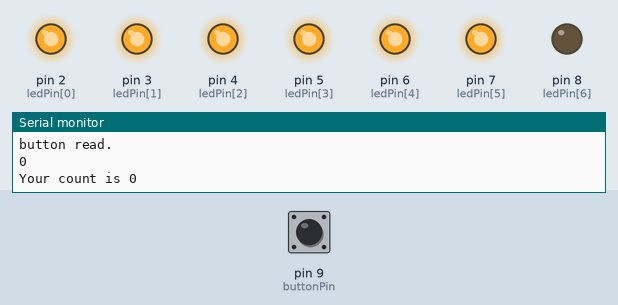
A sketch run on a simulated Arduino Uno, built with avr-gcc and run on an emulated ATmega328P. Shown: output pins drawn as LEDs (lit = HIGH), the last lines printed to the serial monitor. Inputs (shaded band) come from the test bench; at power-on: pin 9 (buttonPin) LOW.

Above: at 1.3 s.
1.4 s: pin 9 (buttonPin) pulled HIGH for 1 s
At 2.6 s:
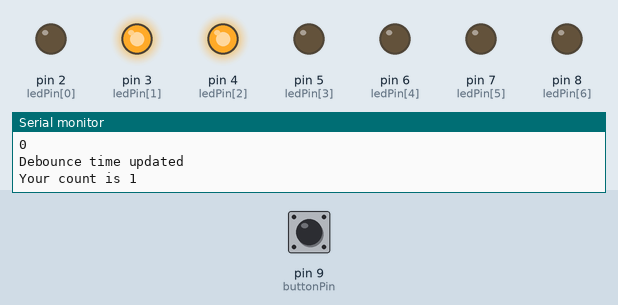
3.9 s: pin 9 (buttonPin) pulled HIGH for 0.3 s
At 4.6 s:
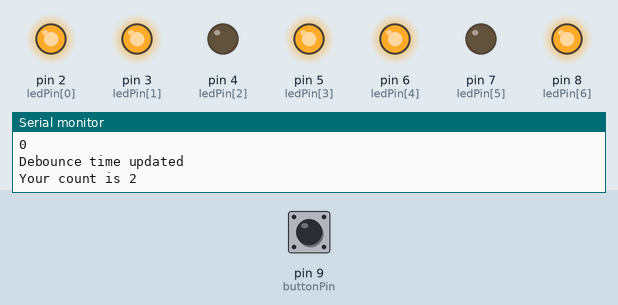
5.7 s: pin 9 (buttonPin) pulled HIGH for 3.2 s
At 7.4 s:
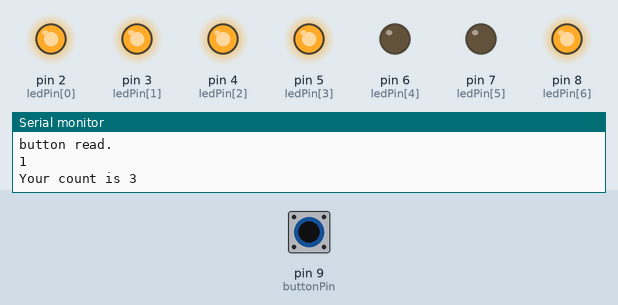
10.4 s: pin 9 (buttonPin) pulled HIGH for 1 s
At 11.8 s:
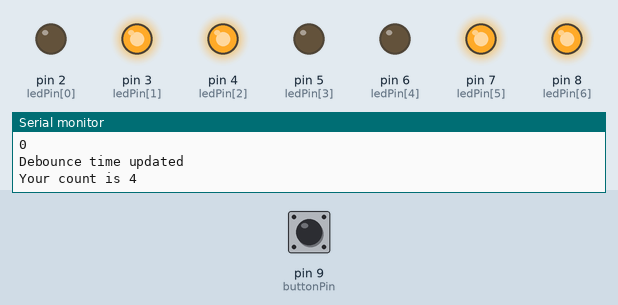
12.9 s: pin 9 (buttonPin) pulled HIGH for 3.2 s
At 14.6 s:
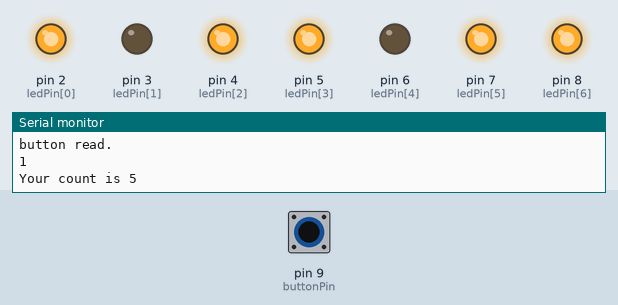
17.6 s: pin 9 (buttonPin) pulled HIGH for 1 s
At 19.1 s:
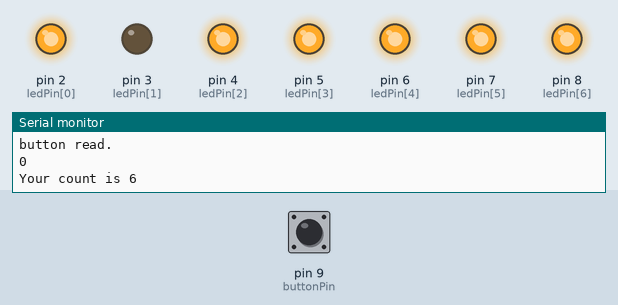
Timing chart, 0 to 20.6 s (numbered marks = the images above; inputs shaded):
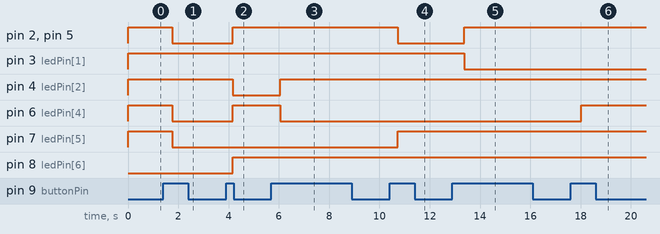

Measured:
- after the input at 1.4 s, pin 2 (ledPin[0]), pin 5 (ledPin[3]), pin 6 (ledPin[4]), pin 7 (ledPin[5]): HIGH → LOW after 0.35 s
- after the input at 3.9 s, pin 2 (ledPin[0]), pin 5 (ledPin[3]), pin 6 (ledPin[4]), pin 8 (ledPin[6]): LOW → HIGH after 0.26 s; pin 4 (ledPin[2]): HIGH → LOW after 0.26 s
- after the input at 5.7 s, pin 4 (ledPin[2]): LOW → HIGH after 0.36 s; pin 6 (ledPin[4]): HIGH → LOW after 0.36 s
- after the input at 10.4 s, pin 2 (ledPin[0]), pin 5 (ledPin[3]): HIGH → LOW after 0.32 s; pin 7 (ledPin[5]): LOW → HIGH after 0.32 s
- after the input at 12.9 s, pin 2 (ledPin[0]), pin 5 (ledPin[3]): LOW → HIGH after 0.47 s; pin 3 (ledPin[1]): HIGH → LOW after 0.47 s
- after the input at 17.6 s, pin 6 (ledPin[4]): LOW → HIGH after 0.43 s

The sketch:

LAB5PROB1.ino
```cpp
int ledPin[] = {2,3,4,5,6,7,8};
const int numPin = 7;
// para sa 7 segment

int buttonPin = 9;
int buttonState;
int lastButtonState = LOW;
float lastDebounceTime = 0;
float debounceDelay = 50;
int endingState=0;
// para sa debounce

int counter = 0;
byte ledDigits[10][7] = {
  {1, 1, 1, 1, 1, 1, 0}, // 0
  {0, 1, 1, 0, 0, 0, 0}, // 1
  {1, 1, 0, 1, 1, 0, 1}, // 2
  {1, 1, 1, 1, 0, 0, 1}, // 3
  {0, 1, 1, 0, 0, 1, 1}, // 4
  {1, 0, 1, 1, 0, 1, 1}, // 5
  {1, 0, 1, 1, 1, 1, 1}, // 6
  {1, 1, 1, 0, 0, 0, 0}, // 7
  {1, 1, 1, 1, 1, 1, 1}, // 8
  {1, 1, 1, 1, 0, 1, 1}, // 9
};

void setup() {
  Serial.begin(9600);
  for(int i=0; i < numPin; i++){
    pinMode(ledPin[i], OUTPUT);
  }
  Serial.println();
  pinMode(buttonPin, INPUT);
  for(int i=0; i < numPin; i++){
    digitalWrite(ledPin[i], ledDigits[0][i]);
  }
}

void loop() {
  readButton();

  if(buttonState == HIGH && endingState == 0){
    counter++;
    for(int i = 0; i < 7; i++){
      digitalWrite(ledPin[i], ledDigits[counter % 10][i]);
    }

  }
 Serial.print("Your count is ");
 Serial.println(counter);
 delay(250);
 endingState=1;
}

void readButton(){
  int reading = digitalRead(buttonPin);
  Serial.println("button read.");
  Serial.println(reading);

  if (reading != lastButtonState){
    lastDebounceTime = millis();
    Serial.println("Debounce time updated");
  }

  if ((millis() - lastDebounceTime) > debounceDelay) {
    if(reading != buttonState){
      buttonState = reading;
      if(buttonState == HIGH){
      	counter++;
    		for(int i = 0; i < 7; i++){
  				digitalWrite(ledPin[i], ledDigits[counter % 10][i]);
  			}
      		delay(150);
      }

    }
  }
  lastButtonState = reading;
}
```
